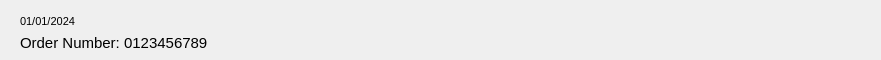
<?xml version="1.0" encoding="UTF-8"?>
<ui version="4.0">
 <class>DeliveryOrderListItem</class>
 <widget class="QWidget" name="DeliveryOrderListItem">
  <property name="geometry">
   <rect>
    <x>0</x>
    <y>0</y>
    <width>881</width>
    <height>60</height>
   </rect>
  </property>
  <property name="minimumSize">
   <size>
    <width>881</width>
    <height>60</height>
   </size>
  </property>
  <property name="maximumSize">
   <size>
    <width>1000</width>
    <height>60</height>
   </size>
  </property>
  <property name="windowTitle">
   <string>Form</string>
  </property>
  <widget class="QWidget" name="horizontalLayoutWidget">
   <property name="geometry">
    <rect>
     <x>0</x>
     <y>0</y>
     <width>881</width>
     <height>61</height>
    </rect>
   </property>
   <layout class="QHBoxLayout" name="horizontalLayout">
    <property name="leftMargin">
     <number>20</number>
    </property>
    <property name="rightMargin">
     <number>20</number>
    </property>
    <item>
     <layout class="QVBoxLayout" name="verticalLayout">
      <item>
       <widget class="QLabel" name="orderDate">
        <property name="font">
         <font>
          <pointsize>8</pointsize>
         </font>
        </property>
        <property name="text">
         <string>01/01/2024</string>
        </property>
        <property name="alignment">
         <set>Qt::AlignBottom|Qt::AlignLeading|Qt::AlignLeft</set>
        </property>
       </widget>
      </item>
      <item>
       <widget class="QLabel" name="orderNumber">
        <property name="font">
         <font>
          <pointsize>11</pointsize>
         </font>
        </property>
        <property name="text">
         <string>Order Number: 0123456789</string>
        </property>
        <property name="alignment">
         <set>Qt::AlignLeading|Qt::AlignLeft|Qt::AlignTop</set>
        </property>
       </widget>
      </item>
     </layout>
    </item>
    <item>
     <spacer name="horizontalSpacer">
      <property name="orientation">
       <enum>Qt::Horizontal</enum>
      </property>
      <property name="sizeHint" stdset="0">
       <size>
        <width>40</width>
        <height>20</height>
       </size>
      </property>
     </spacer>
    </item>
    <item>
     <widget class="QPushButton" name="expandButton">
      <property name="minimumSize">
       <size>
        <width>30</width>
        <height>30</height>
       </size>
      </property>
      <property name="maximumSize">
       <size>
        <width>30</width>
        <height>30</height>
       </size>
      </property>
      <property name="styleSheet">
       <string notr="true">background: none;
border: none;
image: url(:/Default/Icons/Res/arrow_right.svg);</string>
      </property>
      <property name="text">
       <string/>
      </property>
     </widget>
    </item>
   </layout>
  </widget>
 </widget>
 <resources/>
 <connections/>
</ui>
